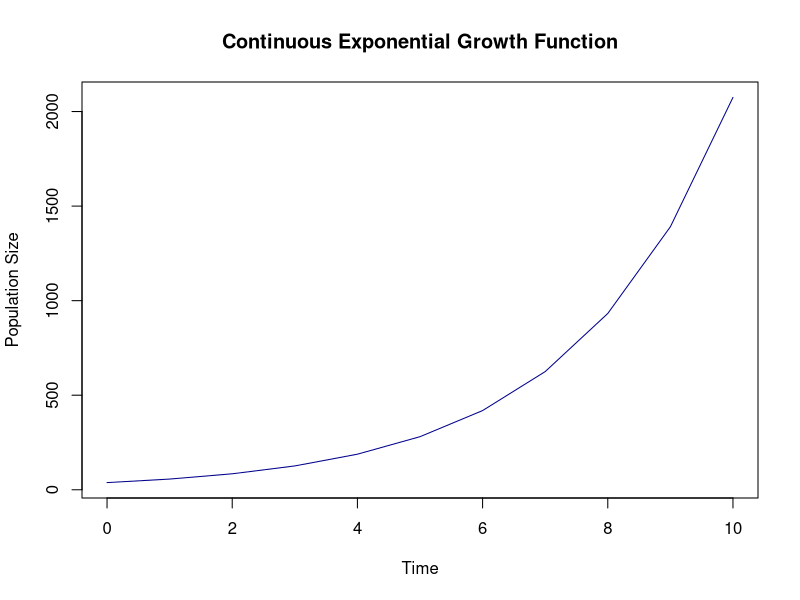
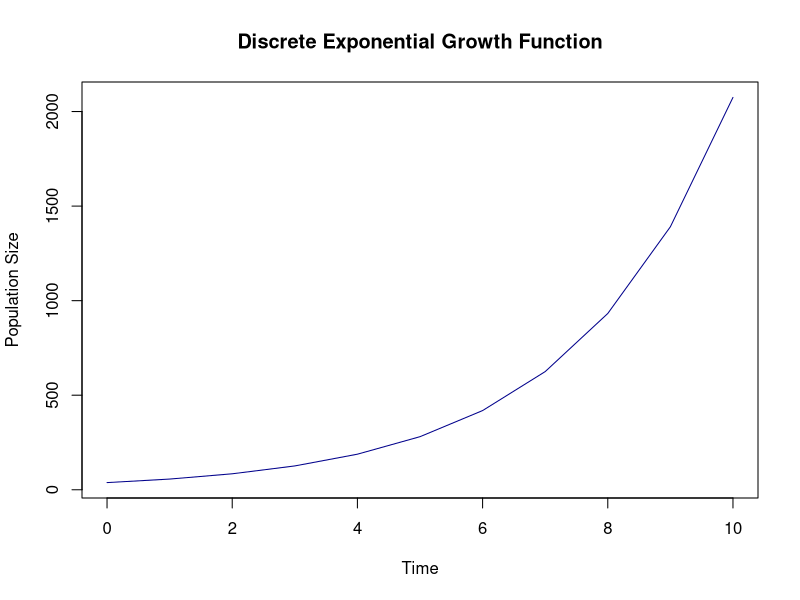
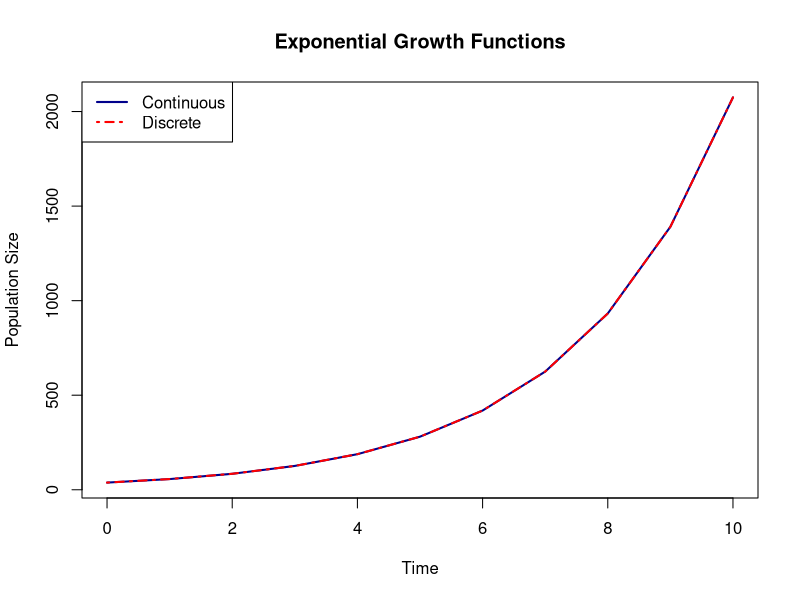
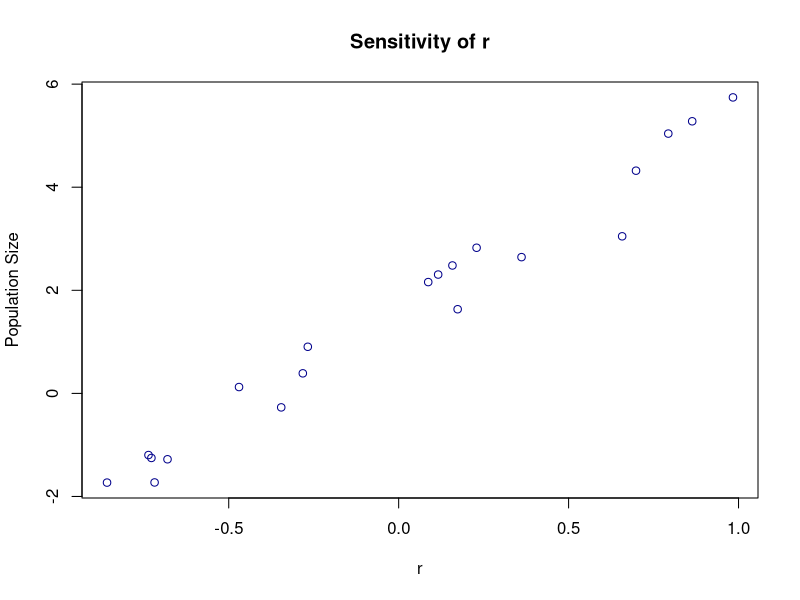

Write the R code that produced these figures, in order. (Note: this script raises an error after producing the figures.)
## ---- chunk 1
knitr::opts_chunk$set(echo = TRUE)
## ---- chunk 2
# Define a continuous exponential growth function
con_exp_growth <- function(N_initial, r, NT){
  t_cont = 0:NT
  N = N_initial * exp(r*t_cont)
  return(N)
}

# Set initial conditions
r = 0.4
N_initial = 38
NT = 10

# Call function and graph
N = con_exp_growth(N_initial, r, NT)
plot(0:NT, N, type = 'l', main = "Continuous Exponential Growth Function", xlab = "Time", ylab = "Population Size", col = "DarkBlue")
## ---- chunk 3
# Define a discrete exponential growth function
dis_exp_growth <- function(N_initial, r, NT){
  R = exp(r)
  t_dis = 0:NT
  N = rep(N_initial,NT+1)
  
  for(t in 1:NT){
    N[t+1] = R*N[t]
  }
  return(N)
}

# Set initial conditions
r = 0.4
N_initial = 38
NT = 10

# Call function and graph
N = dis_exp_growth(N_initial, r, NT)
plot(0:NT, N, type = 'l', main = "Discrete Exponential Growth Function", xlab = "Time", ylab = "Population Size", col = "DarkBlue")
## ---- chunk 4
# Define a doubling time function
doubling_time <- function(r){
  double_time = (exp(2))/r
  return(double_time)
}

# Set initial conditions
r = 0.4

# Call function and output answer
double_time = doubling_time(r)
rounded_double_time = round(double_time,2)
print(paste("The doubling time according to both the discrete and continuous functions is", rounded_double_time))
## ---- chunk 5
# Set initial conditions
r = 0.4
N_initial = 38
NT = 10

# Call functions
N_con = con_exp_growth(N_initial, r, NT)
N_dis = dis_exp_growth(N_initial, r, NT)

# Graph both functions
plot(0:NT, N_con, type = 'l', main = "Exponential Growth Functions", xlab = "Time", ylab = "Population Size", col = "DarkBlue", lwd = 2)
lines(0:NT, N_dis, type = 'l', main = "Exponential Growth Functions", xlab = "Time", ylab = "Population Size", col = "Red", lty = 4, lwd = 2)
legend("topleft", legend = c("Continuous","Discrete"), col = c("DarkBlue","Red"), lty = c(1,4), lwd = c(2,2))
## ---- chunk 6
# Initial Conditions
i = 20
NT = 10
r = runif(i, -1, 1)
N_initial = sample(1:100, i, replace = TRUE)

# Create Vectors
N_ten = rep(0,NT)
r_ten = rep(0,NT)
N_initial_ten = rep(0,NT)

# Find the 10th value for each set of conditions
for(x in 0:i){
  N = con_exp_growth(N_initial[x], r[x], NT)
  N_ten[x] = N[10]
  r_ten[x] = r[x]
  N_initial_ten = N_initial[x]
}

# Log Data
log_N_ten = log10(N_ten)

# Plot Data
plot(r_ten, log_N_ten, type = 'p', xlim = range(r_ten), ylim = range(log_N_ten), main = "Sensitivity of r", xlab = "r", ylab = "Population Size", col = "DarkBlue", lwd = 1)

plot(N_initial_ten, log_N_ten, type = 'p', xlim = range(N_initial_ten), ylim = range(log_N_ten), main = "Sensitivity of Initial Population Size", xlab = "Initial Population Size", ylab = "Population Size", col = "DarkBlue", lwd = 1)

## ---- chunk 7
# Define a discrete logistic growth function
dis_log_growth <- function(N_initial, r, NT, K){
  t_dis = 0:NT
  N = rep(N_initial,NT+1)
  
  for(t in 1:(NT-1)){
    N[t+1] = N[t] + r*N[t]*(1-N[t]/K)
  }
  return(N)
}

# Set initial conditions
r = 0.3
N_initial = 2
NT = 52
K = 250

# Call function and graph
N = dis_log_growth(N_initial, r, NT, K)
plot(0:NT, N, type = 'l', main = "Discrete Logistic Growth Function", xlab = "Time", ylab = "Population Size", col = "DarkBlue")
## ---- chunk 8
# Define a function to break once K is surpassed
find_K <- function(N,K){
  K = K-0.5
  
  for(x in 1:length(N)){
    if(N[x]>K){
      return(x)
    }
  }
}

# Set initial conditions
r = 0.3
N_initial = 2
NT = 52
K = 250

# Call function
N = dis_log_growth(N_initial, r, NT, K)
weeks_K = find_K(N,K)
weeks_K
## ---- chunk 9
# Define a function to find the Max Growth Rate
max_growth_rate <- function(K){
  return(K/2)
}

# Define a function to find the Population Size at MGR
pop_size_MGR <- function(r,K){
  return((r*K)/4)
}

# Set initial conditions
K = 250

# Call function
MGR = max_growth_rate(K)
MGR

pop_size = pop_size_MGR(MGR,K)
pop_size
